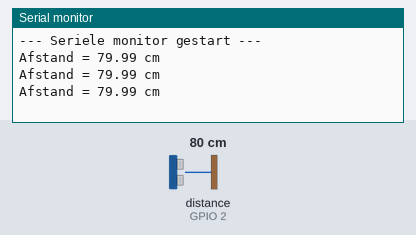
Bench run of a program on a simulated ESP32. Parts: the last lines printed to the serial monitor. Wiring (inferred from the names in the program): ultrasonic range finder: trigger GPIO 4; echo GPIO 2. The test bench sets the inputs (shaded band); at power-on: distance to the obstacle (sensor on GPIO 2) 80 cm. The echo pulse lasts 58.3 µs per cm.

Above: at 1.3 s.
1.4 s: distance to the obstacle (sensor on GPIO 2) set to 2 cm
At 1.9 s:
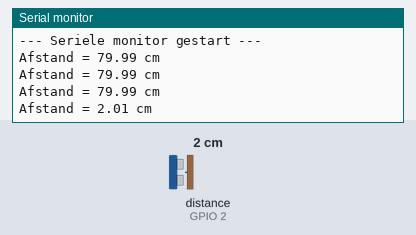
2.9 s: distance to the obstacle (sensor on GPIO 2) set to 4 cm
At 3.4 s:
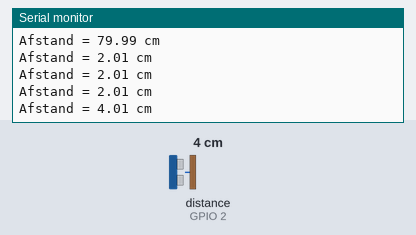
Timing chart, 0 to 5.9 s (numbered marks = the images above; inputs shaded):
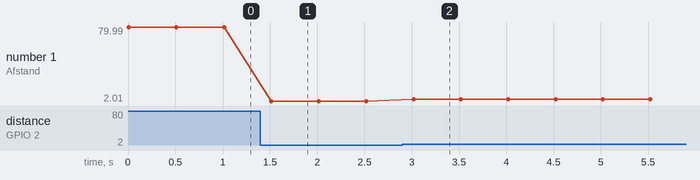

The program:

main.cpp
```cpp
/*
PINNEN

HC-SR04  ->  Level converter

Vcc          HV
Trig         HV2
Echo         HV1
GND          GND

Power Supply 5V -> Level converter
+                  HV
-                  GND

Level converter  ->  ESP32
LV                   3V3
LV2                  D4
LV1                  D2
GND                  GND
*/

#include "Arduino.h"
#define triggerPin 4      // pin voor de trigger
#define echoPin 2         // pin voor de echo
#define soundSpeed 343.0  // snelheid van het geluid (m/s)

// init variables
long echoTime = 0;
float distance = 0;

void setup() {
  Serial.begin(115200);
  while (!Serial) {
    ; // wacht op seriele monitor
  }
  Serial.println("--- Seriele monitor gestart ---");
  pinMode(triggerPin, OUTPUT);  // zet trigger pin als uitgang
  pinMode(echoPin, INPUT);      // zet echo pin als ingang
}

void loop() {
  // zend startpuls (trigger)
  digitalWrite(triggerPin, LOW);
  delayMicroseconds(2);
  digitalWrite(triggerPin, HIGH);
  delayMicroseconds(10);
  digitalWrite(triggerPin, LOW);

  // meet lengte van de echo puls
  echoTime = pulseInLong(echoPin, HIGH);
  // en bereken hiermee de afstand (in cm)
  distance = float(echoTime) / 2 * (soundSpeed / 10000.0);
  // en geef weer op de seriele monitor
  Serial.print("Afstand = ");
  Serial.print((String)distance);
  Serial.println(" cm");

  // wacht 500ms
  delay(500);
}
```

Measured:
- after the input at 1.4 s, the serial monitor: prints a new line after 0.12 s (image 1)
- after the input at 2.9 s, the serial monitor: prints a new line after 0.12 s (image 2)
- plotted number 1: 79.99 → 2.01 after the input at 1.4 s, 2.01 → 4.01 after the input at 2.9 s
